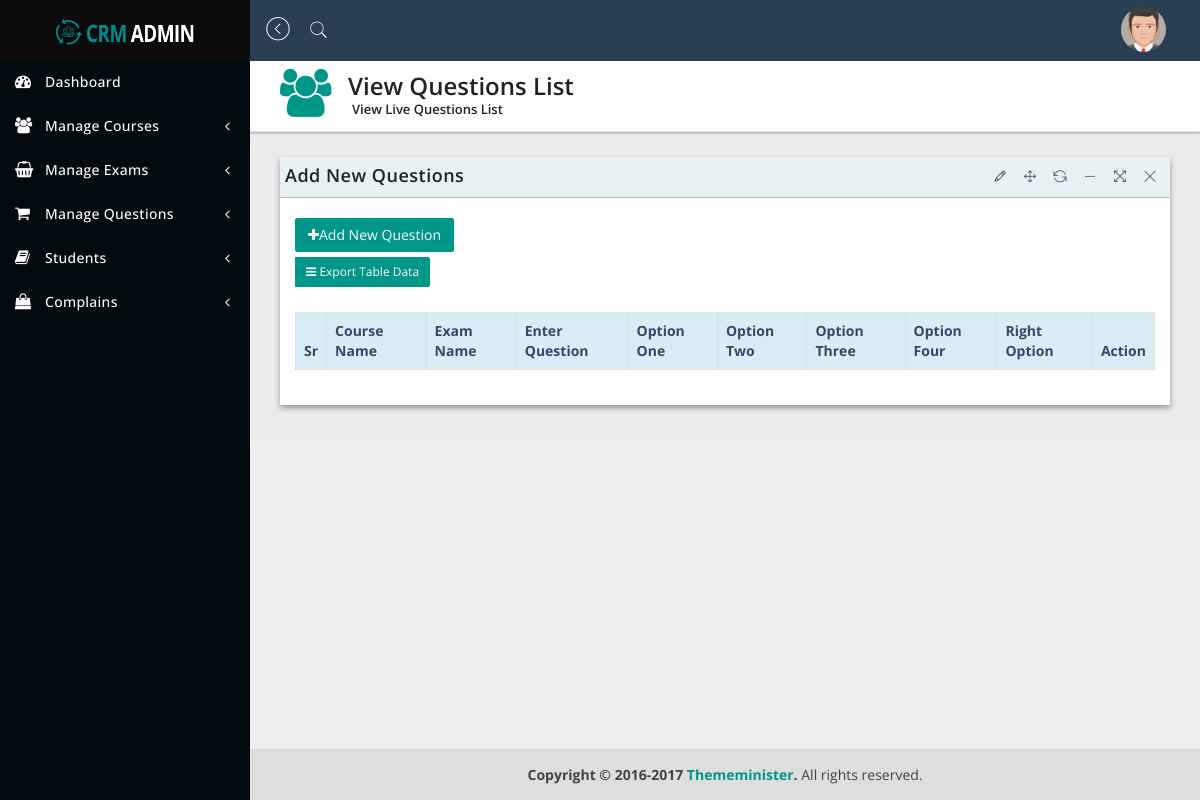
The page /view_questions.php (signed in) on the database as committed earlier.
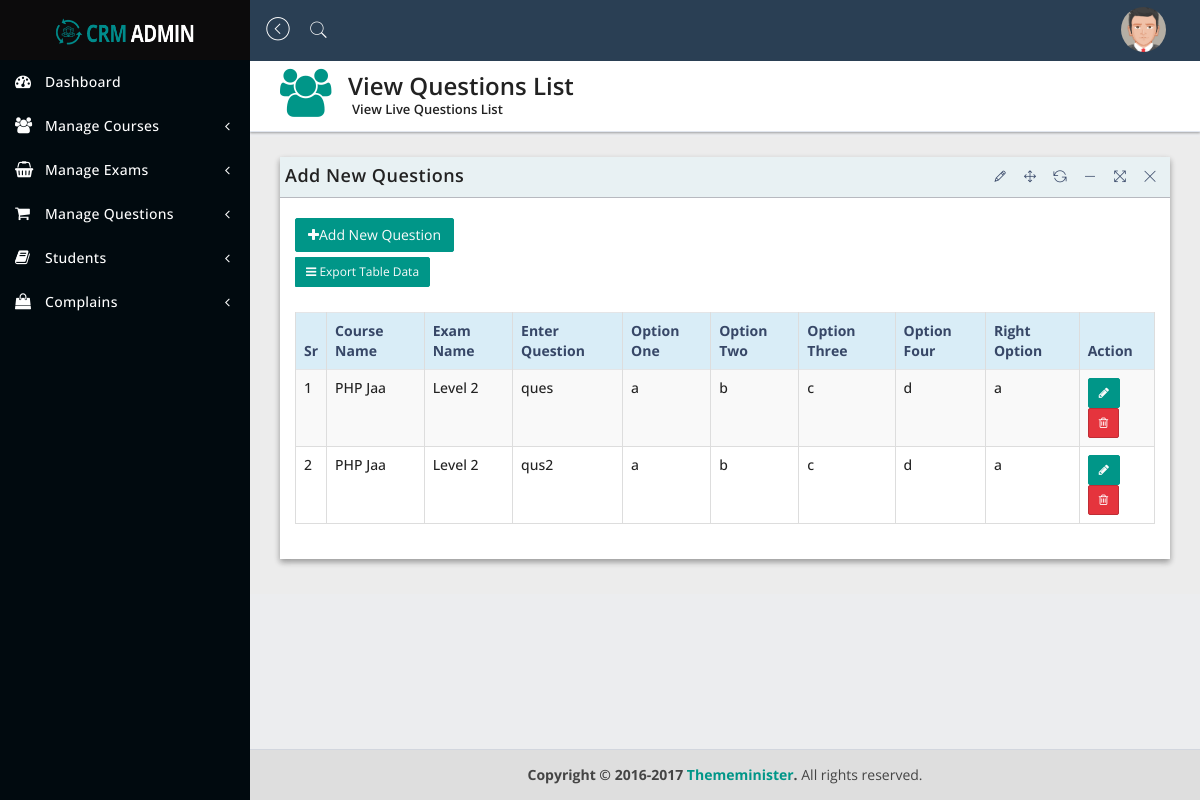
The same page on the database as committed later.
### tables this page shows
CREATE TABLE `add_course` (
  `id` int(10) NOT NULL,
  `cname` varchar(250) NOT NULL
);

CREATE TABLE `add_new_exam` (
  `id` int(10) NOT NULL,
  `course_id` varchar(250) NOT NULL,
  `ename` varchar(250) NOT NULL,
  `nquestion` varchar(250) NOT NULL,
  `exam_time` varchar(250) NOT NULL,
  `pmax` varchar(250) NOT NULL,
  `status` varchar(250) NOT NULL DEFAULT '0',
  `equestionm` varchar(250) NOT NULL
);

CREATE TABLE `add_questions` (
  `id` int(10) NOT NULL,
  `question_no` varchar(250) NOT NULL,
  `exam_id` varchar(250) NOT NULL,
  `question` varchar(500) NOT NULL,
  `option_one` varchar(250) NOT NULL,
  `option_two` varchar(250) NOT NULL,
  `option_three` varchar(250) NOT NULL,
  `option_four` varchar(250) NOT NULL,
  `right_option` varchar(250) NOT NULL
);

### view_questions.php (the view, shortened to what this page needs)
<?php
include('includes/header.php');
include('includes/sidebar.php');
include('includes/connection.php');
$sel = "SELECT * FROM add_questions";
$query = mysqli_query($db,$sel);
?>
   <div class="content-wrapper">
      <section class="content-header">
         <div class="header-icon">
            <i class="fa fa-users"></i>
         </div>
         <div class="header-title">
            <h1>View Questions List</h1>
            <small>View Live Questions List</small>
         </div>
      </section>
      <section class="content">
         <div class="row">
            <div class="col-sm-12">
               <div class="panel panel-bd lobidrag">
                  <div class="panel-heading">
                     <div class="btn-group" id="buttonexport">
                        <a href="#">
                           <h4>Add New Questions</h4>
                        </a>
                     </div>
                  </div>
                  <div class="panel-body">
                     <div class="btn-group">
                        <div class="buttonexport" id="buttonlist">
                           <a class="btn btn-add" href="add_questions.php"> <i class="fa fa-plus"></i>Add New Question
                           </a>
                        </div>
                        <button class="btn btn-exp btn-sm dropdown-toggle" data-toggle="dropdown"><i class="fa fa-bars"></i> Export Table Data</button>
                     </div>
                     <br><br>
                     <div class="table-responsive">
                        <table id="dataTableExample1" class="table table-bordered table-striped table-hover">
                           <thead>
                              <tr class="info">
                                 <th>Sr</th>
                                 <th>Course Name</th>
                                 <th>Exam Name</th>
                                 <th>Enter Question</th>
                                 <th>Option One</th>
                                 <th>Option Two</th>
                                 <th>Option Three</th>
                                 <th>Option Four</th>
                                 <th>Right Option</th>
                                 <th>Action</th>
                              </tr>
                           </thead>
                           <tbody>
                              <?php
                              $sr = 1;
                              while($row = mysqli_fetch_array($query,MYSQLI_BOTH))
                              {
                                 $examId = $row['exam_id'];
                                 $selExam = mysqli_query($db,"SELECT *FROM add_new_exam WHERE id ='$examId'");
                                 while($getExam = mysqli_fetch_array($selExam,MYSQLI_BOTH))
                                 {
                                    $courseId = $getExam['course_id'];
                                    $selCourse = mysqli_query($db,"SELECT *FROM add_course WHERE id = '$courseId'");
                                    while($getCourse = mysqli_fetch_array($selCourse,MYSQLI_BOTH))
                                    {
                              ?>
                              <tr>
                                 <td><?php echo $sr; ?></td>
                                 <td><?php echo $getCourse['cname'] ?></td>
                                 <td><?php echo $getExam['ename']; ?></td>
                                 <td><?php echo $row['question']; ?></td>
                                 <td><?php echo $row['option_one']; ?></td>
                                 <td><?php echo $row['option_two']; ?></td>
                                 <td><?php echo $row['option_three']; ?></td>
                                 <td><?php echo $row['option_four']; ?></td>
                                 <td><?php echo $row['right_option']; ?></td>
                                 <td>
                                    <button type="button" class="btn btn-add btn-sm" data-toggle="modal" data-target="#<?php echo $row ['id'];?>"><i class="fa fa-pencil"></i></b
                                    <button type="button" class="btn btn-danger btn-sm" data-toggle="modal" data-target="#customer2<?php echo $row['id'] ?>"><i class="fa fa-trash-o"></i> </button>
                                 </td>
                              </tr>
                              <?php
                              $sr++;
                              }
                           }
                           }
                           ?>
                           </tbody>
                        </table>
                     </div>
                  </div>
               </div>
            </div>
         </div>
      </section>
   </div>
   <?php include('includes/footer.php'); ?>

### includes/header.php (shortened to what this page needs)
<!DOCTYPE html>
<html lang="en">
<head>
      <link href="assets/plugins/jquery-ui-1.12.1/jquery-ui.min.css" rel="stylesheet" type="text/css"/>
      <link href="assets/bootstrap/css/bootstrap.min.css" rel="stylesheet" type="text/css"/>
      <link href="assets/plugins/lobipanel/lobipanel.min.css" rel="stylesheet" type="text/css"/>
      <link href="assets/plugins/pace/flash.css" rel="stylesheet" type="text/css"/>
      <link href="assets/font-awesome/css/font-awesome.min.css" rel="stylesheet" type="text/css"/>
      <link href="assets/pe-icon-7-stroke/css/pe-icon-7-stroke.css" rel="stylesheet" type="text/css"/>
      <link href="assets/themify-icons/themify-icons.css" rel="stylesheet" type="text/css"/>
      <link href="assets/plugins/emojionearea/emojionearea.min.css" rel="stylesheet" type="text/css"/>
      <link href="assets/plugins/monthly/monthly.css" rel="stylesheet" type="text/css"/>
      <link href="assets/dist/css/stylecrm.css" rel="stylesheet" type="text/css"/>
   </head>
   <body class="hold-transition sidebar-mini">
      <div class="wrapper">
         <header class="main-header">
            <a href="dashboard.php" class="logo">
               <span class="logo-lg">
               <img src="assets/dist/img/logo.png" alt="">
               </span>
            </a>
            <nav class="navbar navbar-static-top">
               <a href="#" class="sidebar-toggle" data-toggle="offcanvas" role="button">
                  <span class="pe-7s-angle-left-circle"></span>
               </a>
               <a href="#search"><span class="pe-7s-search"></span></a>
             <div class="navbar-custom-menu">
                  <ul class="nav navbar-nav">
                     <li class="dropdown dropdown-user">
                        <a href="#" class="dropdown-toggle" data-toggle="dropdown">
                        <img src="assets/dist/img/avatar5.png" class="img-circle" width="45" height="45" alt="user"></a>
                     </li>
                  </ul>
               </div>
            </nav>
         </header>

### includes/sidebar.php (shortened to what this page needs)
<aside class="main-sidebar">
           <div class="sidebar">
           <?php
           if( $_SESSION['role'] == 1)
           {
           ?>
              <ul class="sidebar-menu">
                 <li class="active">
                    <a href="dashboard.php"><i class="fa fa-tachometer"></i><span>Dashboard</span>
                    </a>
                 </li>
                 <li class="treeview">
                    <a href="#">
                    <i class="fa fa-users"></i><span>Manage Courses</span>
                    <span class="pull-right-container">
                    <i class="fa fa-angle-left pull-right"></i>
                    </span>
                    </a>
                 </li>
                 <li class="treeview">
                    <a href="#">
                    <i class="fa fa-shopping-basket"></i><span>Manage Exams</span>
                    <span class="pull-right-container">
                    <i class="fa fa-angle-left pull-right"></i>
                    </span>
                    </a>
                 </li>
                 <li class="treeview">
                    <a href="#">
                    <i class="fa fa-shopping-cart"></i><span>Manage Questions</span>
                    <span class="pull-right-container">
                    <i class="fa fa-angle-left pull-right"></i>
                    </span>
                    </a>
                 </li>
                 <li class="treeview">
                    <a href="#">
                    <i class="fa fa-book"></i><span>Students</span>
                    <span class="pull-right-container">
                    <i class="fa fa-angle-left pull-right"></i>
                    </span>
                    </a>
                 </li>
                 <li class="treeview">
                    <a href="#">
                    <i class="fa fa-shopping-bag"></i><span>Complains</span>
                    <span class="pull-right-container">
                    <i class="fa fa-angle-left pull-right"></i>
                    </span>
                    </a>
                 </li>
              </ul>
              <?php } ?>
           </div>
        </aside>

### includes/footer.php (shortened to what this page needs)
<footer class="main-footer">
            <strong>Copyright &copy; 2016-2017 <a href="#">Thememinister</a>.</strong> All rights reserved.
         </footer>
      </div>
   </body>
</html>

Rows that differ between the two databases and show on the page:
added add_questions: question "ques", option_one "a", option_two "b", option_three "c", option_four "d", right_option "a"
now on this page (row unchanged): add_new_exam: ename "Level 2"
now on this page (row edited): add_course: cname "PHP Jaa"
added add_questions: question "qus2", option_one "a", option_two "b", option_three "c", option_four "d", right_option "a"
